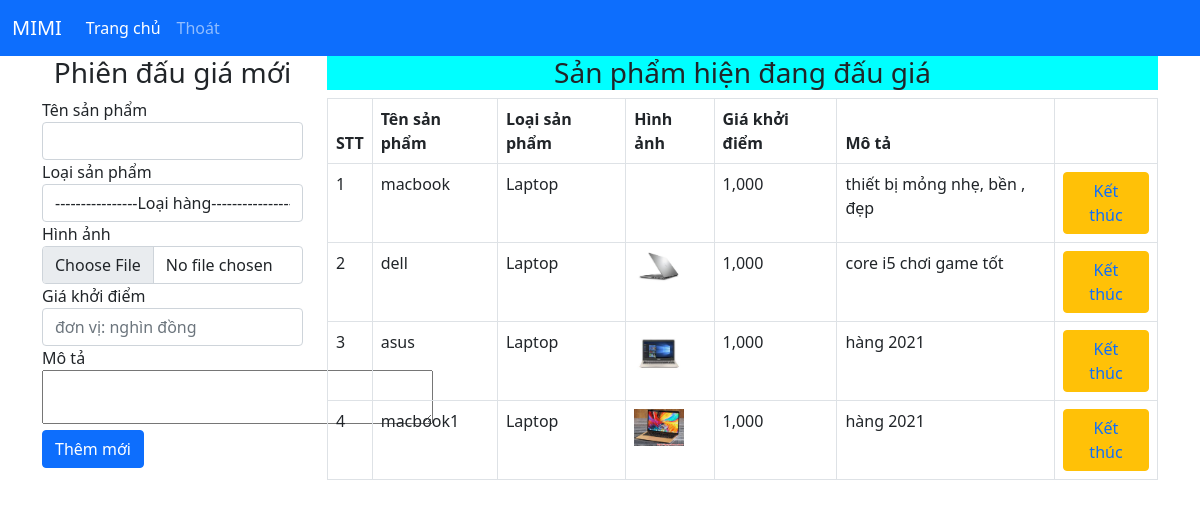
Screenshot of /admin/admin/manage-auction/index.php with the database file from the repository.
### tables this page shows
CREATE TABLE `phiendaugia` (
  `MaPhien` int(11) NOT NULL,
  `TenSP` varchar(11) DEFAULT NULL,
  `HinhAnh` text DEFAULT NULL,
  `MaLoaiSP` int(11) DEFAULT NULL,
  `GiaKĐ` int(50) DEFAULT NULL,
  `MoTaSP` text DEFAULT NULL,
  `Id` int(11) NOT NULL
);

CREATE TABLE `loaisp` (
  `MaLoaiSP` int(11) NOT NULL,
  `TenLoaiSP` varchar(99) NOT NULL
);

### admin/admin/manage-auction/index.php (the view, shortened to what this page needs)
<?php
include '../bridge/menu.php';
$layra = mysqli_query($conn, "SELECT phiendaugia.*, loaisp.TenLoaiSP FROM phiendaugia JOIN loaisp ON phiendaugia.MaLoaiSP = loaisp.MaLoaiSP");
?>
<body>
    <div class="container">
        <div class="row">
            <div class="col-md-3">
                <div class="panel panel-info">
                    <div class="panel-heading">
                        <h3 class="panel-title  text-center">Phiên đấu giá mới</h3>
                    </div>
                    <div class="panel-body">
                        <form action="process-add-auction.php" method="POST" enctype="multipart/form-data">
                            <div class="form-group">
                                <label>Tên sản phẩm</label>
                                <input type="text" class="form-control" name="pname">
                            </div>
                            <div class="form-group">
                                <label for="">Loại sản phẩm</label>
                                <select name="loaisp" class="form-control">
                                    <option value="">----------------Loại hàng----------------</option>
                                </select>
                            </div>
                            <div class="form-group">
                                <label for="">Hình ảnh</label>
                                <input type="file" class="form-control" name="image">
                            </div>
                            <div class="form-group">
                                <label for="">Giá khởi điểm</label>
                                <input type="text" class="form-control" name="gia" placeholder="đơn vị: nghìn đồng">
                            </div>
                            <div class="form-group align-text-top">
                                <label for="">Mô tả</label>
                                <br>
                                <textarea name="mota" id="" cols="40" rows="2"></textarea>
                            </div>
                            <div class="form-group">
                                <button type="submit" name="btthem" class="btn btn-primary">Thêm mới</button>
                            </div>
                        </form>
                    </div>
                </div>
            </div>
            <div class="col-md-9">
                <div class="panel panel-info">
                    <div class="panel-heading">
                        <h3 class="panel-titel text-center" style="background-color: aqua;">Sản phẩm hiện đang đấu giá</h3>
                    </div>
                    <div class="panel-body">
                        <table class="table table-bordered table-hover">
                            <thead>
                                <tr>
                                    <th>STT</th>
                                    <th>Tên sản phẩm</th>
                                    <th>Loại sản phẩm</th>
                                    <th>Hình ảnh</th>
                                    <th>Giá khởi điểm</th>
                                    <th>Mô tả</th>
                                    <th></th>
                                </tr>
                            </thead>
                            <tbody>
                                <?php foreach ($layra as $key => $value) { ?>
                                    <tr>
                                        <td><?php echo $key + 1 ?></td>
                                        <td><?php echo $value['TenSP'] ?></td>
                                        <td><?php echo $value['TenLoaiSP'] ?></td>
                                        <td><img src="<?php echo $value['HinhAnh'] ?>" alt="" width="50px"></td>
                                        <td><?php echo number_format($value['GiaKĐ'])  ?></td>
                                        <td><?php echo $value['MoTaSP'] ?></td>
                                        <td><button class="btn btn-warning ">
                                                <a onclick="return Del('<?php echo $value['TenSP']; ?>')" style=" text-decoration: none" href="delete-auction.php?id=<?php echo $value['MaPhien']; ?>"><i class="bi bi-calendar-x"></i>Kết thúc</a>
                                                </button>
                                        </td>
                                    </tr>
                                <?php }
                                ?>
                            </tbody>
                        </table>
                    </div>
                </div>
            </div>
        </div>
    </div>
</body>
</html>

### rows the page displays
phiendaugia: TenSP "macbook", MaLoaiSP.TenLoaiSP "Laptop", GiaKĐ "1,000", MoTaSP "thiết bị mỏng nhẹ, bền , đẹp"
phiendaugia: TenSP "dell", MaLoaiSP.TenLoaiSP "Laptop", HinhAnh (picture), GiaKĐ "1,000", MoTaSP "core i5 chơi game tốt"
phiendaugia: TenSP "asus", MaLoaiSP.TenLoaiSP "Laptop", HinhAnh (picture), GiaKĐ "1,000", MoTaSP "hàng 2021"
phiendaugia: TenSP "macbook1", MaLoaiSP.TenLoaiSP "Laptop", HinhAnh (picture), GiaKĐ "1,000", MoTaSP "hàng 2021"
